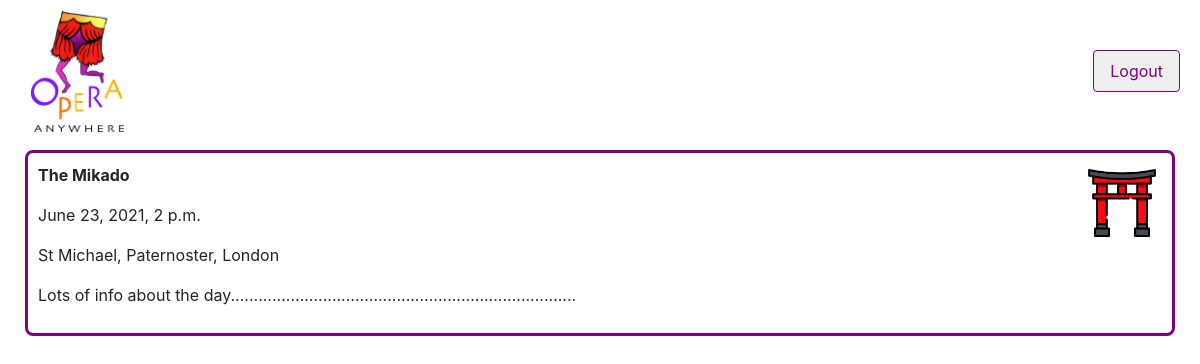
Page /events/1/ (signed in) on the committed database.
### events/models.py (models this page shows, shortened)
class Event(models.Model):
    production = models.CharField(max_length=100)
    thumb = models.ImageField(default='default.png', blank=True)
    performance_date = models.DateTimeField(blank=True)
    location = models.TextField(blank=True)
    body = models.TextField()
    posting_date = models.DateTimeField(auto_now_add=True)
    class Meta:
        ordering = ['performance_date']

### events/views.py (the view)
# urls.py: path('<id>/', views.event_detail, name="detail"),
@login_required(login_url="/accounts/login/")
def event_detail(request, id):
    event = Event.objects.get(id=id)
    return render(request, 'events/event_detail.html', {'event':event})

### events/templates/events/event_detail.html
{% extends 'base_layout.html' %}
{% load static %}
{% block content%}
<div class="event-detail">
  <img class="event-details-icons" src="{{ event.thumb.url }}"/>
  <p class="thick">{{ event.production }}</p>
  <p>{{ event.performance_date }}</p>
  <p>{{ event.location }}</p>
  <p>{{ event.body|safe }}</p>
</div>
{% endblock %}

### assets/styles.css (style rules this page uses)
p.thick { font-weight: bold; }
.event-detail { border: 3px solid #800080; border-radius: 8px; position: relative; margin: 10px; padding: 10px; }
.event-details-icons { padding: 16px; max-width: 100px; height: auto; position: absolute; right: 0; top: 0; margin: 0; }

### rows in the picture
Event: thumb (picture), production "The Mikado", performance_date "June 23, 2021, 2 p.m.", location "St Michael, Paternoster, London", body "Lots of info about the day..........................................................................."
